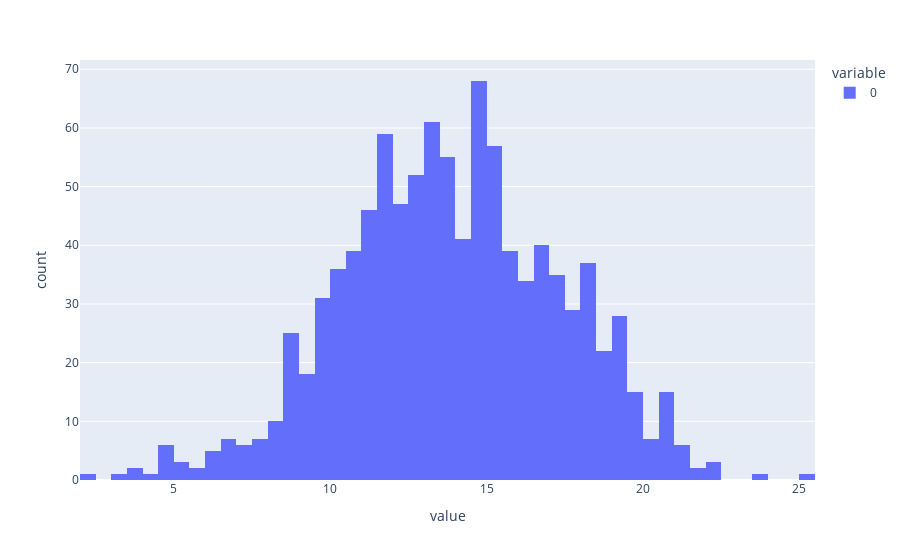

Notebook cell for this chart:
### Code cell
fig2 = px.histogram(ds2)
fig2.show()

### Figure 1 — Plotly figure (JSON) as saved in the notebook; plotly's stock layout.template omitted (floating-point values rounded to 4 significant figures; data arrays with more than 128 entries replaced by an {"elided": "..."} marker saying what was removed)
{"data": [{"alignmentgroup": "True", "bingroup": "x", "hovertemplate": "variable=0<br>value=%{x}<br>count=%{y}<extra></extra>", "legendgroup": "0", "marker": {"color": "#636efa", "pattern": {"shape": ""}}, "name": "0", "offsetgroup": "0", "orientation": "v", "showlegend": true, "type": "histogram", "x": {"elided": "1000 float values"}, "xaxis": "x", "yaxis": "y"}], "layout": {"barmode": "relative", "legend": {"title": {"text": "variable"}, "tracegroupgap": 0}, "margin": {"t": 60}, "xaxis": {"anchor": "y", "domain": [0, 1], "title": {"text": "value"}}, "yaxis": {"anchor": "x", "domain": [0, 1], "title": {"text": "count"}}}}
